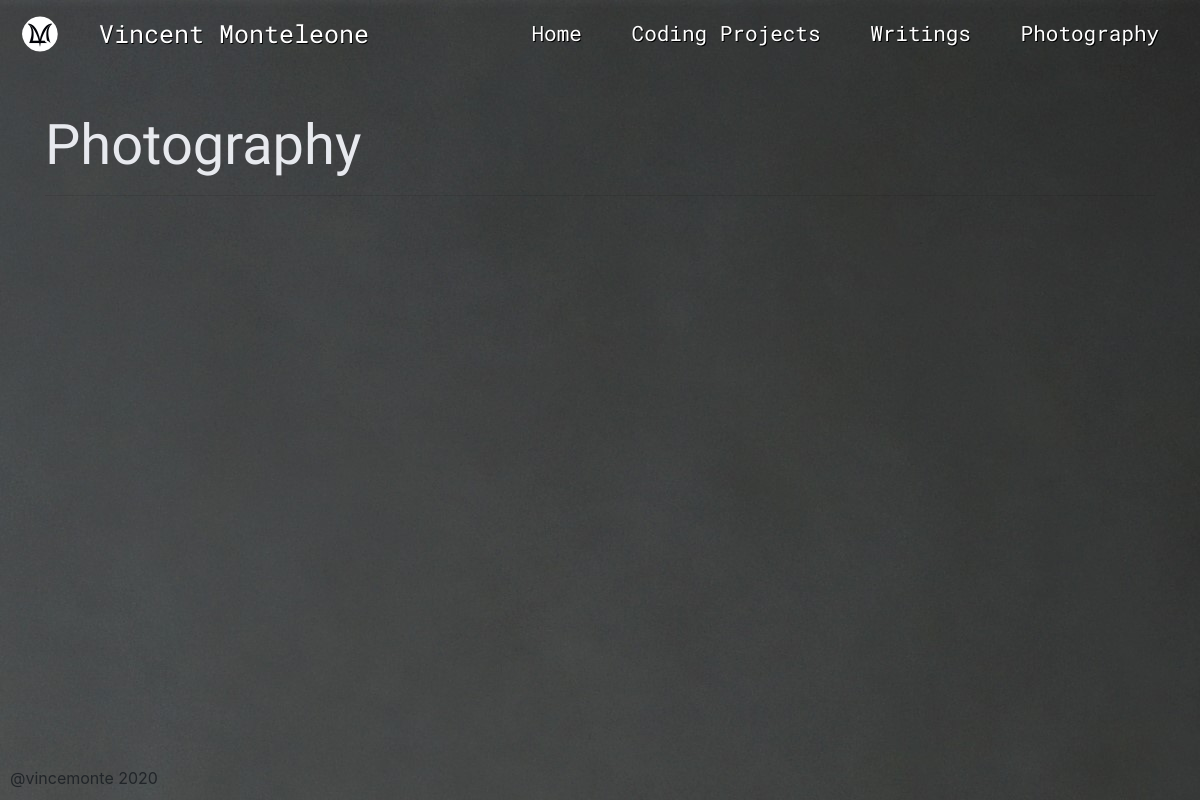
Page /photography on the earlier database version.
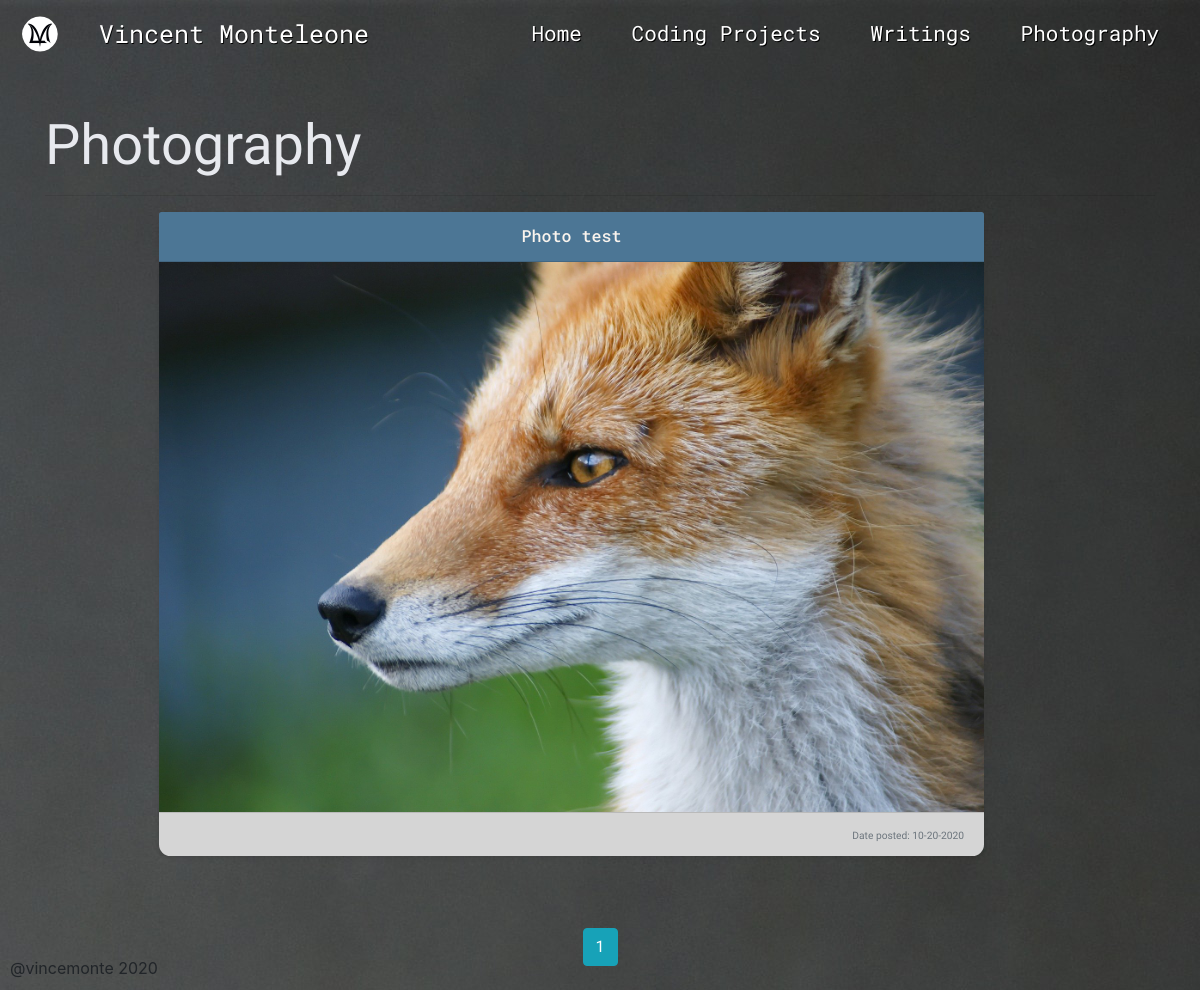
Same page on the later database version.
### personalWebsite/models.py (models this page shows, shortened)
class Project(db.Model):
    id = db.Column(db.Integer, primary_key=True)
    title = db.Column(db.String(100), nullable=False)
    type = db.Column(db.String(20), nullable=False)
    content= db.Column(db.Text, nullable=True)
    files = db.Column(db.String(80), nullable=True) #holds the path to the file images
    date_posted = db.Column(db.DateTime, nullable=False, default=datetime.now)
    user_id = db.Column(db.Integer, db.ForeignKey('user.id'), nullable=False)
    home_post = db.relationship('HomePost', backref='project', uselist=False)

### personalWebsite/routes.py (the view)
@app.route('/photography', methods=['GET'])
def photography():
    page = request.args.get('page', 1, type=int)
    posts = Project.query.filter_by(type='photography').order_by(Project.id.desc())
    files = get_first_files(posts)
    posts=posts.paginate(page=page, per_page=10)
    return render_template('photography.html', posts=posts, files=files)

### personalWebsite/utils.py (called while the page is built)
def get_project_files(project):
    if project.files:
        full_dir_path = os.path.join(app.root_path, 'static', project.files)
        files = os.listdir(full_dir_path)
        file_paths = []
        for file in files:
            file_paths.append(os.path.join(project.files, file))
        return file_paths
    else:
        return None

def get_first_files(projects):
    try:
        first_files = []
        for project in projects:
            files = get_project_files(project)
            first_files.append(files[0])
        return first_files
    except TypeError:
        return None

### personalWebsite/templates/photography.html (shortened to what this page needs)
{% extends "layout.html" %}
{% block content %}
<div class="container">
  <h1 class="display-4 page-header text-white-2">Photography</h1>
  <hr>
  <div class="row text-center">
    {% for post in posts.items %}
    <div class="col-lg-9">
      <div class="card mb-4 shadow-sm">
        <div class="card-header">
          <a class = "card-title" href="{{ url_for('project', project_id=post.id) }}">{{ post.title }}</a>
        </div>
        <img class="card-image-top post-photo" src="{{url_for('static', filename=files[loop.index0])}}">
        <div class="card-footer text-right">
          <small class="text-muted">Date posted: {{ post.date_posted.strftime('%m-%d-%Y') }}</small>
        </div>
      </div>
    </div>
    {% endfor %}
  </div>
  <div class="container mt-5 text-center">
    {% for page_num in posts.iter_pages(left_edge=1, right_edge=1, left_current=1, right_current=2) %}
      {% if page_num %}
        {% if posts.page == page_num %}
          <a class="btn btn-info mb-4" href="{{ url_for('photography', page=page_num) }}">{{ page_num }}</a>
        {% else %}
          <a class="btn btn-outline-info mb-4" href="{{ url_for('photography', page=page_num) }}">{{ page_num }}</a>
        {% endif %}
      {% else %}
        <small>...</small>
      {% endif %}
    {% endfor %}
  </div>
</div>
{% endblock content %}

Differences in the rows shown:
added Project: title "Photo test", date_posted "10-20-2020"
Other differences:
new list line: "1"
